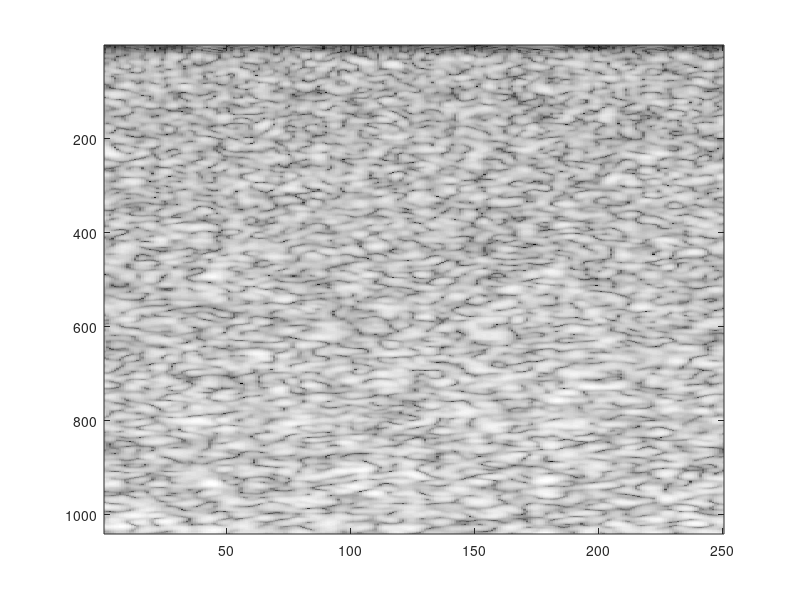

The MATLAB source for this figure:
clear all
load Im1.mat % This line loads Im1, which is RF data


% We have to convert it to B-mode data for display
% Use RF data for calculating tissue displacement. Bmode data is ONLY for display
BMODE = log(abs(hilbert(Im1(:,:)/max(Im1(:))))+.001);
figure, imagesc(BMODE(1:end,:)); colormap(gray)


